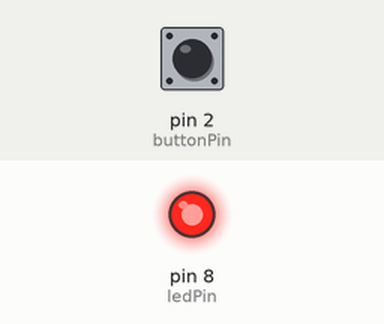
This sketch was run on a simulated Arduino Uno, built with avr-gcc and run on an emulated ATmega328P. Shown: output pins drawn as LEDs (lit = HIGH). The inputs (shaded band) are chosen by the test bench; at power-on: pin 2 (buttonPin) HIGH.

Above: at 1.2 s.
1.3 s: pin 2 (buttonPin) pulled LOW for 0.15 s
At 1.9 s:
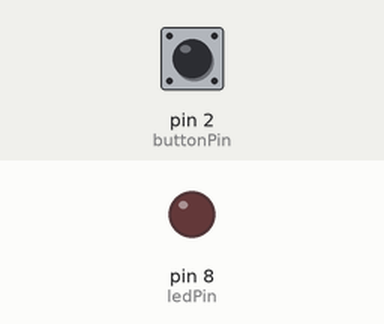
2.9 s: pin 2 (buttonPin) pulled LOW for 1 s
At 4.3 s:
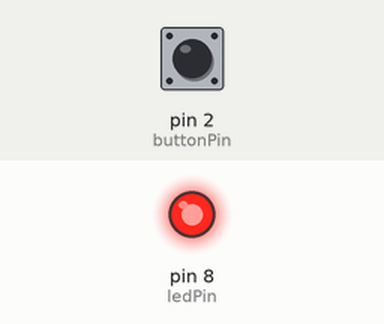
5.4 s: pin 2 (buttonPin) pulled LOW for 3.2 s
At 6.2 s:
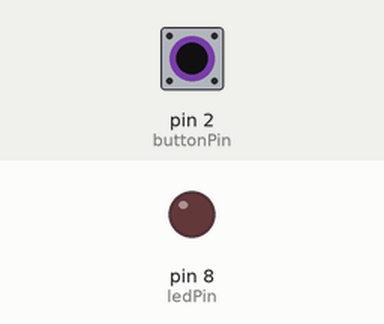
Timing chart, 0 to 8.4 s (numbered marks = the images above; inputs shaded):
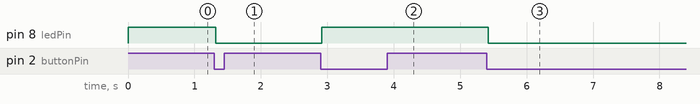

The sketch:

sketch.ino
```cpp
const int ledPin = 8;
const int buttonPin = 2;

bool ledOn = false;
int lastButtonState = HIGH;

void setup()
{
    digitalWrite(ledPin, HIGH);  // 初始熄灭
    pinMode(ledPin, OUTPUT);

    pinMode(buttonPin, INPUT_PULLUP);
}

void loop()
{
    int buttonState = digitalRead(buttonPin);

    // 从松开变成按下
    if (lastButtonState == HIGH && buttonState == LOW)
    {
        delay(20);  // 等待短暂的机械抖动过去

        // 再检查一次，确认仍处于按下状态
        buttonState = digitalRead(buttonPin);

        if (buttonState == LOW)
        {
            ledOn = !ledOn;  // 切换记忆状态

            if (ledOn)
            {
                digitalWrite(ledPin, LOW);   // 点亮
            }
            else
            {
                digitalWrite(ledPin, HIGH);  // 熄灭
            }
        }
    }

    // 松开也做一次简单确认
    if (lastButtonState == LOW && buttonState == HIGH)
    {
        delay(20);
        buttonState = digitalRead(buttonPin);
    }

    lastButtonState = buttonState;
}
```

Measured:
- after the input at 1.3 s, pin 8 (ledPin): HIGH → LOW at once
- after the input at 2.9 s, pin 8 (ledPin): LOW → HIGH at once
- after the input at 5.4 s, pin 8 (ledPin): HIGH → LOW at once
